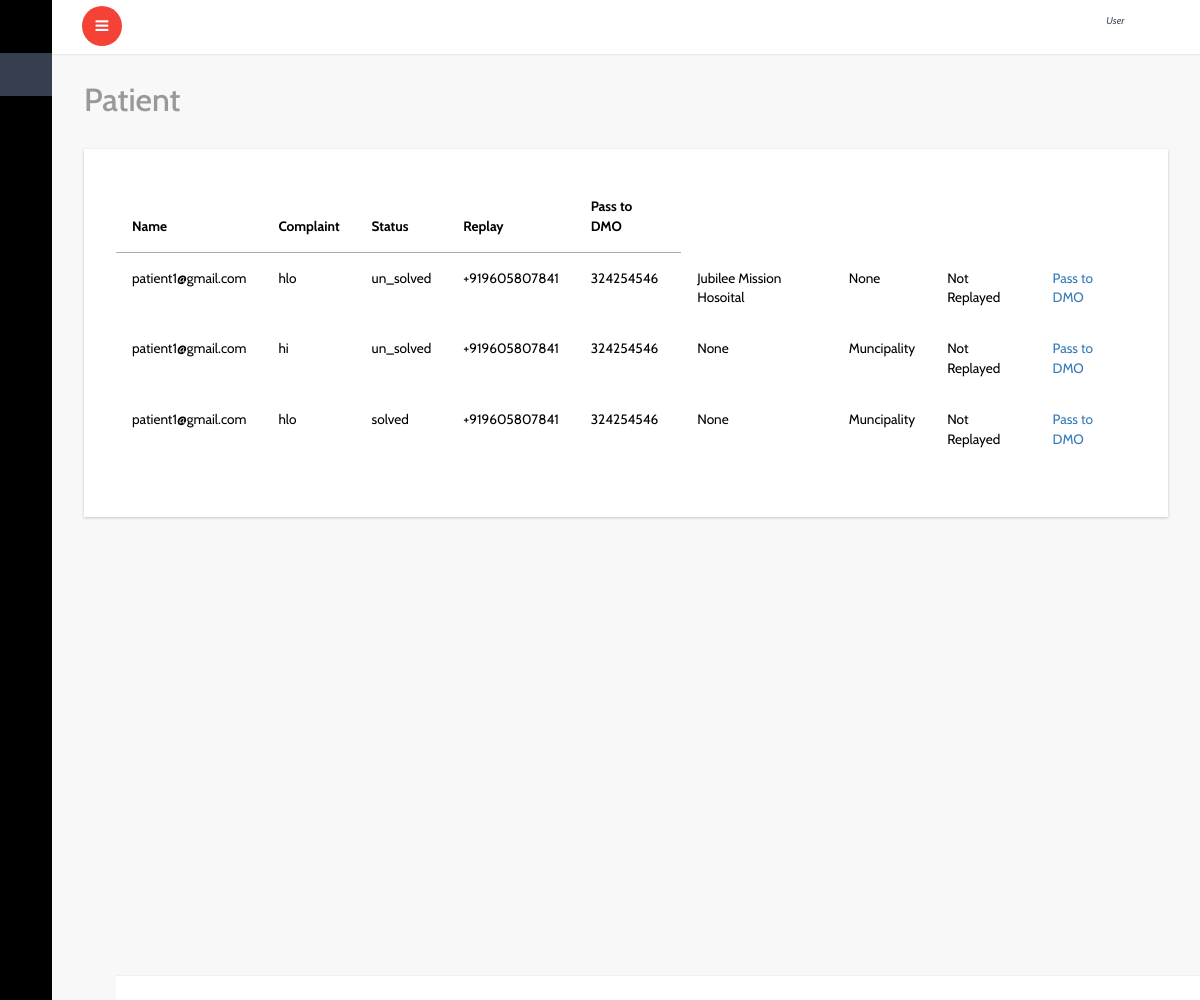
The page /patient/complaint_replay_view/ (signed in) on the database its author committed.
### patient/models.py (models this page shows, shortened)
class Complaint(models.Model):
    user=models.ForeignKey(User,on_delete=models.CASCADE,blank=True,null=True)
    center=models.ForeignKey(Center,on_delete=models.CASCADE,blank=True,null=True)
    home=models.ForeignKey(Home,on_delete=models.CASCADE,blank=True,null=True)
    complaint=models.TextField()
    replay=models.TextField(blank=True,null=True)
    created_date=models.DateTimeField(default=datetime.utcnow,blank=True,null=True)
    replay_date=models.DateTimeField(default=utc_tomorrow,blank=True,null=True)
    solved='solved'
    un_solved='un_solved'
    solve_statuses=[
        ('solved',solved),
        ('un_solved',un_solved)
    ]
    solve_status=models.CharField(max_length=20,choices=solve_statuses,default=un_solved)
    replay_status=models.BooleanField(default=False)

### account/models.py (models this page shows, shortened)
class Patient_Register(models.Model):
    user=models.OneToOneField(User,on_delete=models.CASCADE)
    name=models.CharField(max_length=30)
    phonenumber=PhoneNumberField()
    adhar=models.PositiveIntegerField(unique=True)
    pincode=models.PositiveIntegerField()

class Center(models.Model):
    user=models.OneToOneField(User,on_delete=models.CASCADE)
    center_name=models.CharField(max_length=50)
    authority_type=models.CharField(max_length=50,choices=authority_types,default=govermnet)
    center_pincode=models.PositiveIntegerField()
    center_place=models.CharField(max_length=60)
    center_type=models.CharField(max_length=50,choices=ceter_types,)
    center_ideantification_proof=models.FileField(upload_to='center_proof')
    center_phone=PhoneNumberField()
    center_photo=models.ImageField(upload_to='center_photo')
    status_appruval=models.BooleanField(default=False)
    def __str__(self):
        return str(self.center_name)

class Home(models.Model):
    user=models.OneToOneField(User,on_delete=models.CASCADE)
    name=models.CharField(max_length=40)
    authority_type=models.CharField(max_length=30,choices=authority_types,)
    authority_name=models.CharField(max_length=50)
    ward_no=models.PositiveIntegerField()
    village=models.CharField(max_length=50)
    pincode=models.PositiveIntegerField()
    phonenumber=PhoneNumberField()
    status_appruval=models.BooleanField(default=False)
    def __str__(self):
        return str(self.authority_type)

### patient/views.py (the view)
# urls.py: path('complaint_replay_view/',views.complaint_replay_view,name='com_replay_view'),
def complaint_replay_view(request):
    com=Complaint.objects.filter(user=request.user)
    return render(request,'patient/com_replay_view.html',{'com':com})

### templates/patient/com_replay_view.html
{% extends 'dashboard/index.html' %}
{% block content %}
{% if com %}
			<div id="page-wrapper">
				<div class="graphs">
					<h3 class="blank1">Patient </h3>
					 <div class="xs tabls">
						<div class="bs-example4" data-example-id="contextual-table">
                            <table class="table">
                                <thead><thead>
                                    <tr>
                                      <th>Name</th>
                                      <th>Complaint</th>
                                      <th>Status</th>
                                      <th>Replay</th>
                                      <th>Pass to DMO</th>
                                    </tr>
                                </thead>
                                <tbody>
                                    {% for l in com %}
                                    <tr>
                                        <td>{{l.user}}</td>
                                        <td>{{l.complaint}}</td>
                                        <td>{{l.solve_status}}</td>
                                        <td>{{l.user.patient_register.phonenumber}}</td>
                                        <td>{{l.user.patient_register.adhar}}</td>
                                        <td>{{l.center}}</td>
                                        <td>{{l.home}}</td>
                                        {% if l.replay == None %}
                                        <td>Not Replayed</td>
                                        {% else %}
                                        <td>{{l.replay}}</td>
                                        {% endif %}
                                        <td><a href="{% url 'complaint_pass_dmo' l.id %}">Pass to DMO</a></td>
                                    </tr>
                                    {% endfor %}
                                </tbody>
                                    </table>
                                    {% else %}
                                    <h2>No Complaint</h2>
                                    {% endif %}
		{% endblock %}

### rows shown on the page
Complaint: user "patient1@gmail.com", complaint "hlo", solve_status "un_solved", user.patient_register.phonenumber "+919605807841", user.patient_register.adhar "324254546", center "Jubilee Mission Hosoital", home "None", shows "Not Replayed"
Complaint: user "patient1@gmail.com", complaint "hi", solve_status "un_solved", user.patient_register.phonenumber "+919605807841", user.patient_register.adhar "324254546", center "None", home "Muncipality", shows "Not Replayed"
Complaint: user "patient1@gmail.com", complaint "hlo", solve_status "solved", user.patient_register.phonenumber "+919605807841", user.patient_register.adhar "324254546", center "None", home "Muncipality", shows "Not Replayed"
